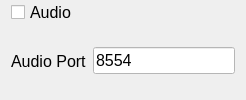
        <widget class="QWidget" name="widget_2" native="true">
         <property name="sizePolicy">
          <sizepolicy hsizetype="Preferred" vsizetype="Maximum">
           <horstretch>0</horstretch>
           <verstretch>0</verstretch>
          </sizepolicy>
         </property>
         <layout class="QGridLayout" name="gridLayout_6">
          <property name="topMargin">
           <number>0</number>
          </property>
          <property name="bottomMargin">
           <number>9</number>
          </property>
          <item row="1" column="0">
           <widget class="QCheckBox" name="connect_audioCheckBox">
            <property name="sizePolicy">
             <sizepolicy hsizetype="Maximum" vsizetype="Fixed">
              <horstretch>0</horstretch>
              <verstretch>0</verstretch>
             </sizepolicy>
            </property>
            <property name="font">
             <font>
              <pointsize>12</pointsize>
             </font>
            </property>
            <property name="toolTip">
             <string>Connect with audio</string>
            </property>
            <property name="text">
             <string>Audio</string>
            </property>
           </widget>
          </item>
          <item row="2" column="0">
           <widget class="QWidget" name="connect_rtspPortPanel" native="true">
            <property name="sizePolicy">
             <sizepolicy hsizetype="Maximum" vsizetype="Preferred">
              <horstretch>0</horstretch>
              <verstretch>0</verstretch>
             </sizepolicy>
            </property>
            <layout class="QHBoxLayout" name="horizontalLayout_7">
             <property name="leftMargin">
              <number>0</number>
             </property>
             <property name="topMargin">
              <number>0</number>
             </property>
             <property name="rightMargin">
              <number>0</number>
             </property>
             <property name="bottomMargin">
              <number>0</number>
             </property>
             <item>
              <widget class="QLabel" name="rtspPortLabel">
               <property name="font">
                <font>
                 <pointsize>12</pointsize>
                </font>
               </property>
               <property name="text">
                <string>Audio Port</string>
               </property>
              </widget>
             </item>
             <item>
              <widget class="QLineEdit" name="connect_rtspPortLineEdit">
               <property name="palette">
                <palette>
                 <active>
                  <colorrole role="WindowText">
                   <brush brushstyle="SolidPattern">
                    <color alpha="255">
                     <red>0</red>
                     <green>0</green>
                     <blue>0</blue>
                    </color>
                   </brush>
                  </colorrole>
                  <colorrole role="Button">
                   <brush brushstyle="SolidPattern">
                    <color alpha="255">
                     <red>255</red>
                     <green>255</green>
                     <blue>255</blue>
                    </color>
                   </brush>
                  </colorrole>
                  <colorrole role="Light">
                   <brush brushstyle="SolidPattern">
                    <color alpha="255">
                     <red>255</red>
                     <green>255</green>
                     <blue>255</blue>
                    </color>
                   </brush>
                  </colorrole>
                  <colorrole role="Midlight">
                   <brush brushstyle="SolidPattern">
                    <color alpha="255">
                     <red>255</red>
                     <green>255</green>
                     <blue>255</blue>
                    </color>
                   </brush>
                  </colorrole>
                  <colorrole role="Dark">
                   <brush brushstyle="SolidPattern">
                    <color alpha="255">
                     <red>127</red>
                     <green>127</green>
                     <blue>127</blue>
                    </color>
                   </brush>
                  </colorrole>
                  <colorrole role="Mid">
                   <brush brushstyle="SolidPattern">
                    <color alpha="255">
                     <red>170</red>
                     <green>170</green>
                     <blue>170</blue>
                    </color>
                   </brush>
                  </colorrole>
                  <colorrole role="Text">
                   <brush brushstyle="SolidPattern">
                    <color alpha="255">
                     <red>0</red>
                     <green>0</green>
                     <blue>0</blue>
                    </color>
                   </brush>
                  </colorrole>
                  <colorrole role="BrightText">
                   <brush brushstyle="SolidPattern">
                    <color alpha="255">
                     <red>255</red>
                     <green>255</green>
                     <blue>255</blue>
                    </color>
                   </brush>
                  </colorrole>
                  <colorrole role="ButtonText">
                   <brush brushstyle="SolidPattern">
                    <color alpha="255">
                     <red>0</red>
                     <green>0</green>
                     <blue>0</blue>
                    </color>
                   </brush>
                  </colorrole>
                  <colorrole role="Base">
                   <brush brushstyle="SolidPattern">
                    <color alpha="255">
                     <red>255</red>
                     <green>255</green>
                     <blue>255</blue>
                    </color>
                   </brush>
                  </colorrole>
                  <colorrole role="Window">
                   <brush brushstyle="SolidPattern">
                    <color alpha="255">
                     <red>255</red>
                     <green>255</green>
                     <blue>255</blue>
                    </color>
                   </brush>
                  </colorrole>
                  <colorrole role="Shadow">
                   <brush brushstyle="SolidPattern">
                    <color alpha="255">
                     <red>0</red>
                     <green>0</green>
                     <blue>0</blue>
                    </color>
                   </brush>
                  </colorrole>
                  <colorrole role="AlternateBase">
                   <brush brushstyle="SolidPattern">
                    <color alpha="255">
                     <red>255</red>
                     <green>255</green>
                     <blue>255</blue>
                    </color>
                   </brush>
                  </colorrole>
                  <colorrole role="ToolTipBase">
                   <brush brushstyle="SolidPattern">
                    <color alpha="255">
                     <red>255</red>
                     <green>255</green>
                     <blue>220</blue>
                    </color>
                   </brush>
                  </colorrole>
                  <colorrole role="ToolTipText">
                   <brush brushstyle="SolidPattern">
                    <color alpha="255">
                     <red>0</red>
                     <green>0</green>
                     <blue>0</blue>
                    </color>
                   </brush>
                  </colorrole>
                  <colorrole role="PlaceholderText">
                   <brush brushstyle="SolidPattern">
                    <color alpha="128">
                     <red>0</red>
                     <green>0</green>
                     <blue>0</blue>
                    </color>
                   </brush>
                  </colorrole>
                 </active>
                 <inactive>
                  <colorrole role="WindowText">
                   <brush brushstyle="SolidPattern">
                    <color alpha="255">
                     <red>0</red>
                     <green>0</green>
                     <blue>0</blue>
                    </color>
                   </brush>
                  </colorrole>
                  <colorrole role="Button">
                   <brush brushstyle="SolidPattern">
                    <color alpha="255">
                     <red>255</red>
                     <green>255</green>
                     <blue>255</blue>
                    </color>
                   </brush>
                  </colorrole>
                  <colorrole role="Light">
                   <brush brushstyle="SolidPattern">
                    <color alpha="255">
                     <red>255</red>
                     <green>255</green>
                     <blue>255</blue>
                    </color>
                   </brush>
                  </colorrole>
                  <colorrole role="Midlight">
                   <brush brushstyle="SolidPattern">
                    <color alpha="255">
                     <red>255</red>
                     <green>255</green>
                     <blue>255</blue>
                    </color>
                   </brush>
                  </colorrole>
                  <colorrole role="Dark">
                   <brush brushstyle="SolidPattern">
                    <color alpha="255">
                     <red>127</red>
                     <green>127</green>
                     <blue>127</blue>
                    </color>
                   </brush>
                  </colorrole>
                  <colorrole role="Mid">
                   <brush brushstyle="SolidPattern">
                    <color alpha="255">
                     <red>170</red>
                     <green>170</green>
                     <blue>170</blue>
                    </color>
                   </brush>
                  </colorrole>
                  <colorrole role="Text">
                   <brush brushstyle="SolidPattern">
                    <color alpha="255">
                     <red>0</red>
                     <green>0</green>
                     <blue>0</blue>
                    </color>
                   </brush>
                  </colorrole>
                  <colorrole role="BrightText">
                   <brush brushstyle="SolidPattern">
                    <color alpha="255">
                     <red>255</red>
                     <green>255</green>
                     <blue>255</blue>
                    </color>
                   </brush>
                  </colorrole>
                  <colorrole role="ButtonText">
                   <brush brushstyle="SolidPattern">
                    <color alpha="255">
                     <red>0</red>
                     <green>0</green>
                     <blue>0</blue>
                    </color>
                   </brush>
                  </colorrole>
                  <colorrole role="Base">
                   <brush brushstyle="SolidPattern">
                    <color alpha="255">
                     <red>255</red>
                     <green>255</green>
                     <blue>255</blue>
                    </color>
                   </brush>
                  </colorrole>
                  <colorrole role="Window">
                   <brush brushstyle="SolidPattern">
                    <color alpha="255">
                     <red>255</red>
                     <green>255</green>
                     <blue>255</blue>
                    </color>
                   </brush>
                  </colorrole>
                  <colorrole role="Shadow">
                   <brush brushstyle="SolidPattern">
                    <color alpha="255">
                     <red>0</red>
                     <green>0</green>
                     <blue>0</blue>
                    </color>
                   </brush>
                  </colorrole>
                  <colorrole role="AlternateBase">
                   <brush brushstyle="SolidPattern">
                    <color alpha="255">
                     <red>255</red>
                     <green>255</green>
                     <blue>255</blue>
                    </color>
                   </brush>
                  </colorrole>
                  <colorrole role="ToolTipBase">
                   <brush brushstyle="SolidPattern">
                    <color alpha="255">
                     <red>255</red>
                     <green>255</green>
                     <blue>220</blue>
                    </color>
                   </brush>
                  </colorrole>
                  <colorrole role="ToolTipText">
                   <brush brushstyle="SolidPattern">
                    <color alpha="255">
                     <red>0</red>
                     <green>0</green>
                     <blue>0</blue>
                    </color>
                   </brush>
                  </colorrole>
                  <colorrole role="PlaceholderText">
                   <brush brushstyle="SolidPattern">
                    <color alpha="128">
                     <red>0</red>
                     <green>0</green>
                     <blue>0</blue>
                    </color>
                   </brush>
                  </colorrole>
                 </inactive>
                 <disabled>
                  <colorrole role="WindowText">
                   <brush brushstyle="SolidPattern">
                    <color alpha="255">
                     <red>127</red>
                     <green>127</green>
                     <blue>127</blue>
                    </color>
                   </brush>
                  </colorrole>
                  <colorrole role="Button">
                   <brush brushstyle="SolidPattern">
                    <color alpha="255">
                     <red>255</red>
                     <green>255</green>
                     <blue>255</blue>
                    </color>
                   </brush>
                  </colorrole>
                  <colorrole role="Light">
                   <brush brushstyle="SolidPattern">
                    <color alpha="255">
                     <red>255</red>
                     <green>255</green>
                     <blue>255</blue>
                    </color>
                   </brush>
                  </colorrole>
                  <colorrole role="Midlight">
                   <brush brushstyle="SolidPattern">
                    <color alpha="255">
                     <red>255</red>
                     <green>255</green>
                     <blue>255</blue>
                    </color>
                   </brush>
                  </colorrole>
                  <colorrole role="Dark">
                   <brush brushstyle="SolidPattern">
                    <color alpha="255">
                     <red>127</red>
                     <green>127</green>
                     <blue>127</blue>
                    </color>
                   </brush>
                  </colorrole>
                  <colorrole role="Mid">
                   <brush brushstyle="SolidPattern">
                    <color alpha="255">
                     <red>170</red>
                     <green>170</green>
                     <blue>170</blue>
                    </color>
                   </brush>
                  </colorrole>
                  <colorrole role="Text">
                   <brush brushstyle="SolidPattern">
                    <color alpha="255">
                     <red>127</red>
                     <green>127</green>
                     <blue>127</blue>
                    </color>
                   </brush>
                  </colorrole>
                  <colorrole role="BrightText">
                   <brush brushstyle="SolidPattern">
                    <color alpha="255">
                     <red>255</red>
                     <green>255</green>
                     <blue>255</blue>
                    </color>
                   </brush>
                  </colorrole>
                  <colorrole role="ButtonText">
                   <brush brushstyle="SolidPattern">
                    <color alpha="255">
                     <red>127</red>
                     <green>127</green>
                     <blue>127</blue>
                    </color>
                   </brush>
                  </colorrole>
                  <colorrole role="Base">
                   <brush brushstyle="SolidPattern">
                    <color alpha="255">
                     <red>255</red>
                     <green>255</green>
                     <blue>255</blue>
                    </color>
                   </brush>
                  </colorrole>
                  <colorrole role="Window">
                   <brush brushstyle="SolidPattern">
                    <color alpha="255">
                     <red>255</red>
                     <green>255</green>
                     <blue>255</blue>
                    </color>
                   </brush>
                  </colorrole>
                  <colorrole role="Shadow">
                   <brush brushstyle="SolidPattern">
                    <color alpha="255">
                     <red>0</red>
                     <green>0</green>
                     <blue>0</blue>
                    </color>
                   </brush>
                  </colorrole>
                  <colorrole role="AlternateBase">
                   <brush brushstyle="SolidPattern">
                    <color alpha="255">
                     <red>255</red>
                     <green>255</green>
                     <blue>255</blue>
                    </color>
                   </brush>
                  </colorrole>
                  <colorrole role="ToolTipBase">
                   <brush brushstyle="SolidPattern">
                    <color alpha="255">
                     <red>255</red>
                     <green>255</green>
                     <blue>220</blue>
                    </color>
                   </brush>
                  </colorrole>
                  <colorrole role="ToolTipText">
                   <brush brushstyle="SolidPattern">
                    <color alpha="255">
                     <red>0</red>
                     <green>0</green>
                     <blue>0</blue>
                    </color>
                   </brush>
                  </colorrole>
                  <colorrole role="PlaceholderText">
                   <brush brushstyle="SolidPattern">
                    <color alpha="128">
                     <red>0</red>
                     <green>0</green>
                     <blue>0</blue>
                    </color>
                   </brush>
                  </colorrole>
                 </disabled>
                </palette>
               </property>
               <property name="font">
                <font>
                 <pointsize>12</pointsize>
                </font>
               </property>
               <property name="toolTip">
                <string>RTSP port</string>
               </property>
               <property name="text">
                <string>8554</string>
               </property>
              </widget>
             </item>
            </layout>
           </widget>
          </item>
         </layout>
        </widget>
